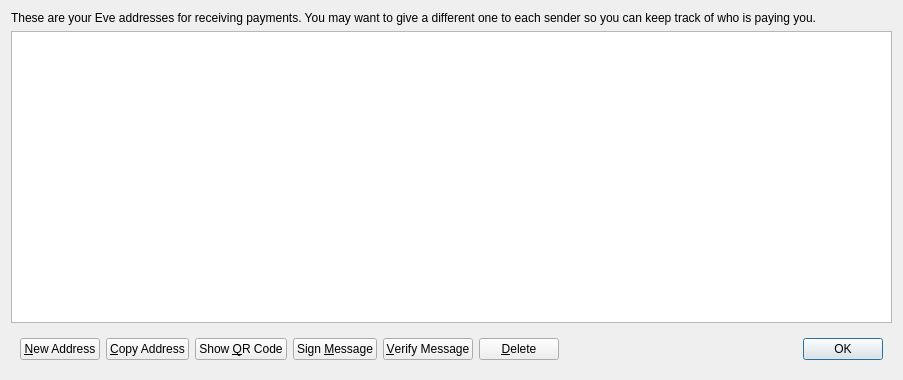
<?xml version="1.0" encoding="UTF-8"?>
<ui version="4.0">
 <class>AddressBookPage</class>
 <widget class="QWidget" name="AddressBookPage">
  <property name="geometry">
   <rect>
    <x>0</x>
    <y>0</y>
    <width>903</width>
    <height>380</height>
   </rect>
  </property>
  <property name="windowTitle">
   <string>Address Book</string>
  </property>
  <layout class="QVBoxLayout" name="verticalLayout">
   <item>
    <widget class="QLabel" name="labelExplanation">
     <property name="text">
      <string>These are your Eve addresses for receiving payments. You may want to give a different one to each sender so you can keep track of who is paying you.</string>
     </property>
     <property name="textFormat">
      <enum>Qt::PlainText</enum>
     </property>
     <property name="wordWrap">
      <bool>true</bool>
     </property>
    </widget>
   </item>
   <item>
    <widget class="QTableView" name="tableView">
     <property name="contextMenuPolicy">
      <enum>Qt::CustomContextMenu</enum>
     </property>
     <property name="toolTip">
      <string>Double-click to edit address or label</string>
     </property>
     <property name="tabKeyNavigation">
      <bool>false</bool>
     </property>
     <property name="alternatingRowColors">
      <bool>true</bool>
     </property>
     <property name="selectionMode">
      <enum>QAbstractItemView::SingleSelection</enum>
     </property>
     <property name="selectionBehavior">
      <enum>QAbstractItemView::SelectRows</enum>
     </property>
     <property name="sortingEnabled">
      <bool>true</bool>
     </property>
     <attribute name="verticalHeaderVisible">
      <bool>false</bool>
     </attribute>
    </widget>
   </item>
   <item>
    <widget class="QWidget" name="buttonBar" native="true">
     <layout class="QHBoxLayout" name="horizontalLayout">
      <item>
       <widget class="QPushButton" name="newAddressButton">
        <property name="toolTip">
         <string>Create a new address</string>
        </property>
        <property name="text">
         <string>&amp;New Address</string>
        </property>
       </widget>
      </item>
      <item>
       <widget class="QPushButton" name="copyToClipboard">
        <property name="toolTip">
         <string>Copy the currently selected address to the system clipboard</string>
        </property>
        <property name="text">
         <string>&amp;Copy Address</string>
        </property>
       </widget>
      </item>
      <item>
       <widget class="QPushButton" name="showQRCode">
        <property name="text">
         <string>Show &amp;QR Code</string>
        </property>
       </widget>
      </item>
      <item>
       <widget class="QPushButton" name="signMessage">
        <property name="toolTip">
         <string>Sign a message to prove you own a Eve address</string>
        </property>
        <property name="text">
         <string>Sign &amp;Message</string>
        </property>
       </widget>
      </item>
      <item>
       <widget class="QPushButton" name="verifyMessage">
        <property name="toolTip">
         <string>Verify a message to ensure it was signed with a specified Eve address</string>
        </property>
        <property name="text">
         <string>&amp;Verify Message</string>
        </property>
       </widget>
      </item>
      <item>
       <widget class="QPushButton" name="deleteButton">
        <property name="toolTip">
         <string>Delete the currently selected address from the list</string>
        </property>
        <property name="text">
         <string>&amp;Delete</string>
        </property>
       </widget>
      </item>
      <item>
       <spacer name="horizontalSpacer">
        <property name="orientation">
         <enum>Qt::Horizontal</enum>
        </property>
        <property name="sizeHint" stdset="0">
         <size>
          <width>40</width>
          <height>20</height>
         </size>
        </property>
       </spacer>
      </item>
      <item>
       <widget class="QDialogButtonBox" name="buttonBox">
        <property name="sizePolicy">
         <sizepolicy hsizetype="Maximum" vsizetype="Fixed">
          <horstretch>0</horstretch>
          <verstretch>0</verstretch>
         </sizepolicy>
        </property>
        <property name="standardButtons">
         <set>QDialogButtonBox::Ok</set>
        </property>
       </widget>
      </item>
     </layout>
    </widget>
   </item>
  </layout>
 </widget>
 <resources/>
 <connections/>
</ui>
